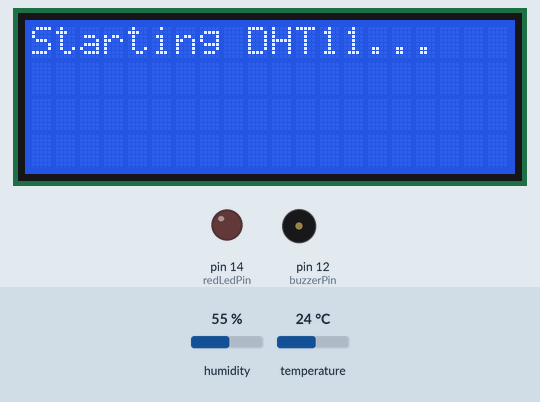
The sketch below on a simulated Arduino Uno, built with avr-gcc and run on an emulated ATmega328P. Shown: 20×4 character LCD, output pins drawn as LEDs (lit = HIGH), buzzer (waves = sounding, pin HIGH). The inputs (shaded band) are chosen by the test bench; at power-on: humidity 55 %, temperature 24 °C. What the sketch prints to the serial monitor is not drawn.

Above: at 0.1 s.
At 2.2 s:
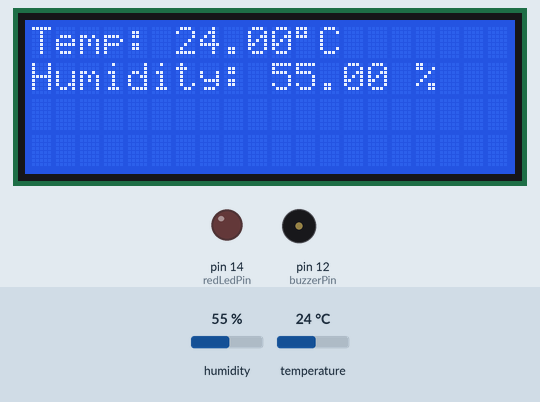

The sketch:

DHT11Logger.ino
```cpp
#include <Wire.h>
#include <LiquidCrystal_I2C.h>
#include <DHT.h>

// DHT ayarları
#define DHTPIN 3
#define DHTTYPE DHT11
DHT dht(DHTPIN, DHTTYPE);

// LCD ekran (20x4, I2C adres 0x27)
LiquidCrystal_I2C lcd(0x27, 20, 4);

// Kırmızı LED pini
const int redLedPin = 14;
const int buzzerPin = 12;

// Sıcaklık ve nem eşik değerleri
const float tempLimit =30.0;
const float humLimit = 70.0;

void setup() {
  Serial.begin(9600);
  dht.begin();

  pinMode(redLedPin, OUTPUT);
  pinMode(buzzerPin, OUTPUT);

  lcd.init();
  lcd.backlight();
  lcd.clear();
  lcd.setCursor(0, 0);
  lcd.print("Starting DHT11...");
  delay(2000);
}

void loop() {
  float temperature = dht.readTemperature();
  float humidity = dht.readHumidity();

  lcd.clear();

  if (isnan(temperature) || isnan(humidity)) {
    Serial.println("Sensor read failed!");
    lcd.setCursor(0, 0);
    lcd.print("Sensor read error");
    delay(2000);
    return;
  }

  // LCD'ye sıcaklık ve nem değerlerini yaz
  lcd.setCursor(0, 0);
  lcd.print("Temp: ");
  lcd.print(temperature);
  lcd.print((char)223);  // derece sembolü
  lcd.print("C");

  lcd.setCursor(0, 1);
  lcd.print("Humidity: ");
  lcd.print(humidity);
  lcd.print(" %");

  // Eşik kontrolü
  if (temperature > tempLimit || humidity > humLimit) {
    digitalWrite(redLedPin, HIGH);
    digitalWrite(buzzerPin, HIGH);

    lcd.setCursor(0, 2);
    lcd.print("! LIMIT EXCEEDED !");

    lcd.setCursor(0, 3);
    if (temperature > tempLimit && humidity > humLimit) {
      lcd.print("Temp & Hum High");
    } else if (temperature > tempLimit) {
      lcd.print("Temp too high");
    } else {
      lcd.print("Humidity too high");
    }

    delay(5000);  // Uyarı süresi
    digitalWrite(buzzerPin, LOW);
  } else {
    digitalWrite(redLedPin, LOW);
    digitalWrite(buzzerPin, LOW);
  }

  // Javaya satırı gönder
  Serial.print(temperature, 2); // 2 ondalık basamak
  Serial.print(",");
  Serial.println(humidity, 2);

  delay(60000);  // 1 dakika bekle 60 000ms
}
```
